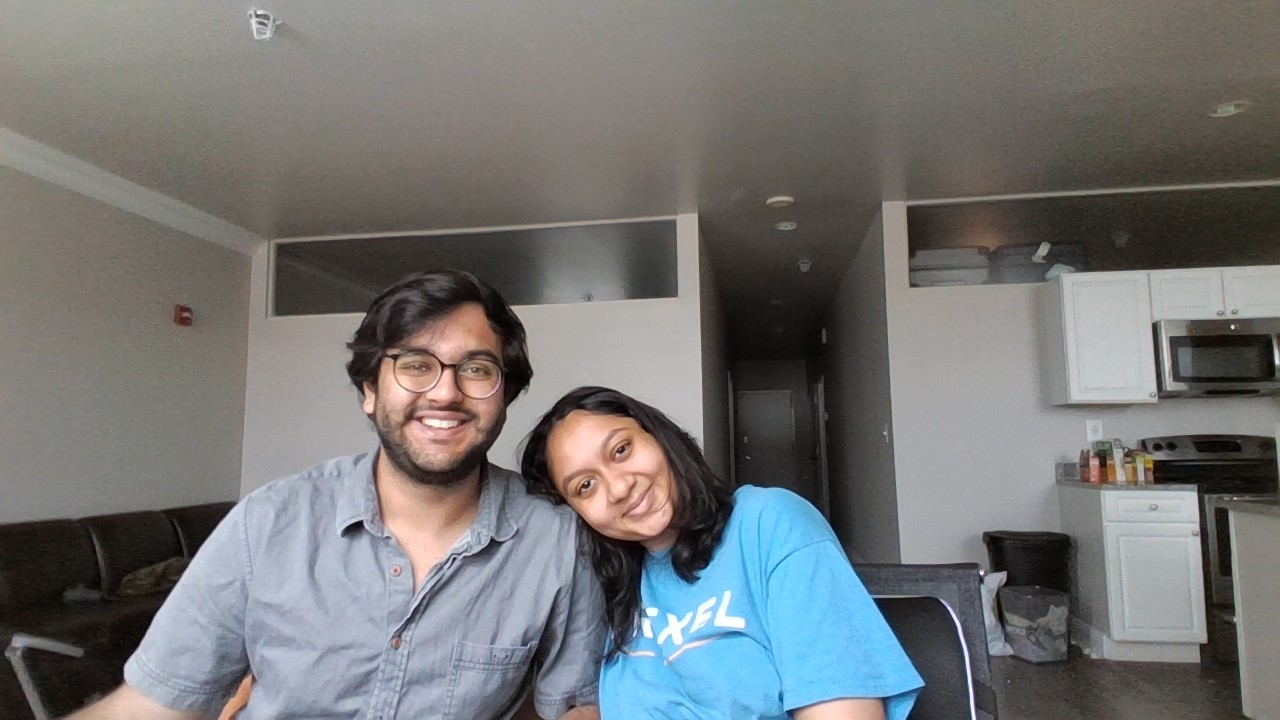
#> input picture assets/test.jpg, 1280 x 720 px
$ python manipulation.py
#> lines starting #> are read from the running program, lines starting #| are printed output that depends on the picture; after the words box and inside, x2 and y2 are one past the last pixel; in counts of white or black regions, pixels touching at a corner belong together
import cv2
import random

img = cv2.imread('assets/test.jpg', -1)
#> img is the input picture: shape (720, 1280, 3); mean B, G, R 116.5, 116.8, 116.2
#print(img) #numpy array
#print(img.shape)  #height, width and channels(color values, bgr)
'''
accessing image pixels as rows and columns of an array
'''
#print(img[0])
#print(img[257][45:400])
#print(img[257][40])

'''
changing color values for pixels in the first 100 rows of the img
'''
for i in range(100):
    for j in range(img.shape[1]):
        img[i][j] = [random.randrange(255), random.randrange(255), random.randrange(255)]
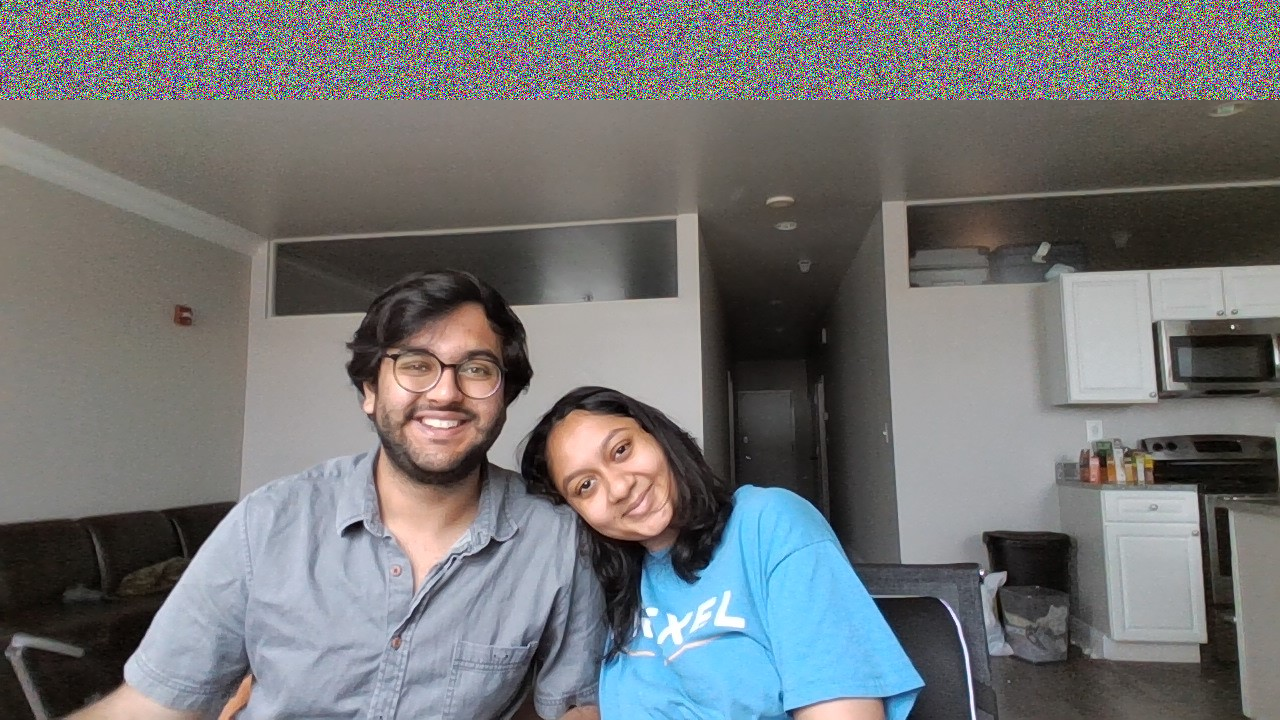
#> img: shape (720, 1280, 3); 13.89% of pixels changed, all inside (x1, y1, x2, y2) = (0, 0, 1280, 100)

cv2.imshow('image', img)
cv2.waitKey(0)
cv2.destroyAllWindows()
cv2.imwrite('assets/random.jpg', img)

'''
copying and pasting a section of the image
'''

tag = img[275:400, 320:450]
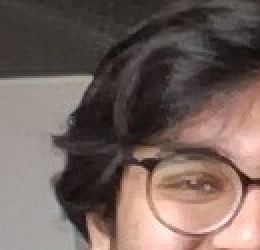
#> tag: shape (125, 130, 3) (shown 2 times larger); mean B, G, R 91.9, 97.9, 114.6
img[375:500, 400:530] = tag
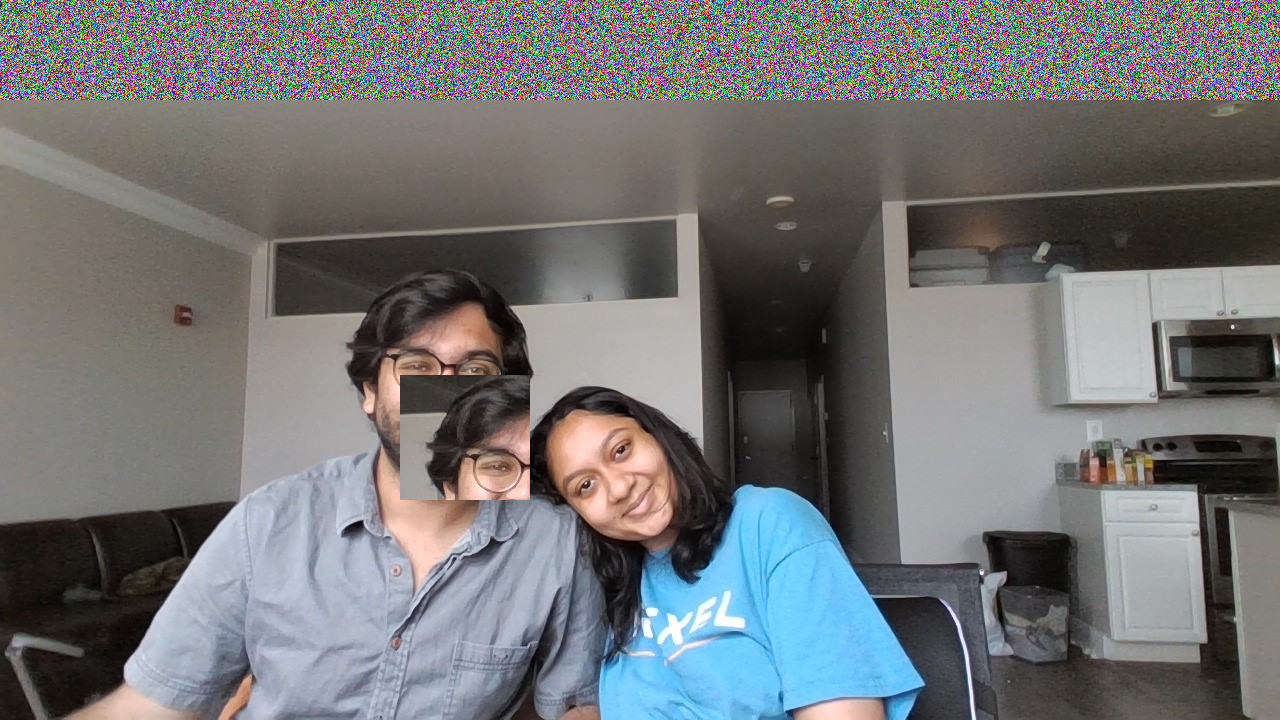
#> img: shape (720, 1280, 3); 1.76% of pixels changed, all inside (x1, y1, x2, y2) = (400, 375, 530, 500)

cv2.imshow('image', img)
cv2.waitKey(0)
cv2.destroyAllWindows()

$ run again, with assets/soccer_practice.jpg copied over assets/test.jpg
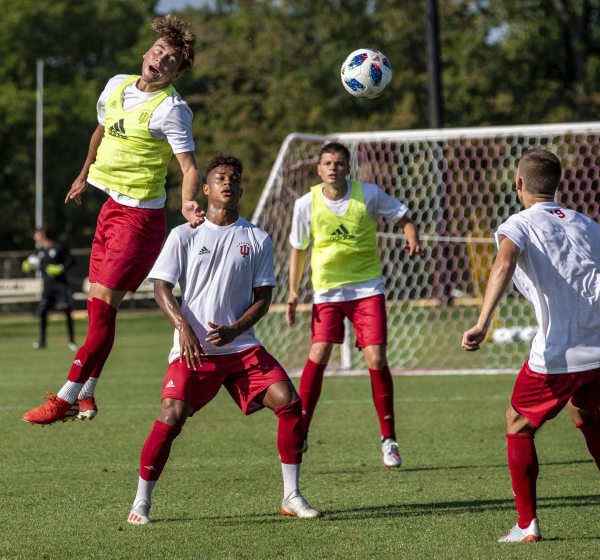
#> input picture assets/soccer_practice.jpg, 1200 x 1119 px (shown at 1/2 size)
#> img is the input picture: shape (1119, 1200, 3); mean B, G, R 70.9, 96, 102.6
#> after the loop `for i in range(100):`:
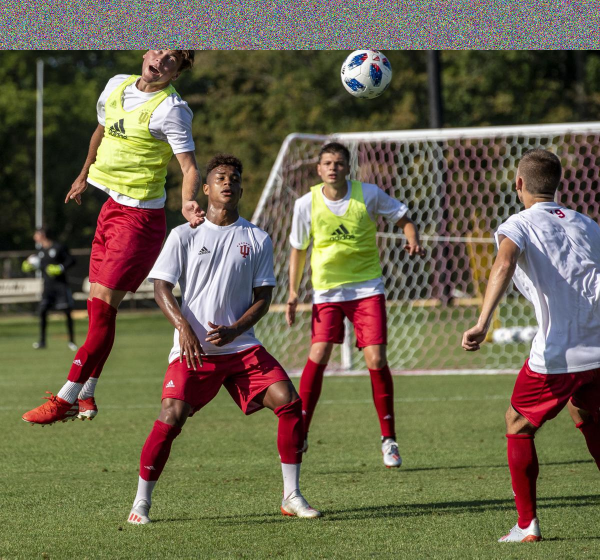
#> img: shape (1119, 1200, 3) (shown at 1/2 size); 8.94% of pixels changed, all inside (x1, y1, x2, y2) = (0, 0, 1200, 100)
#> `img[375:500, 400:530] = tag`:
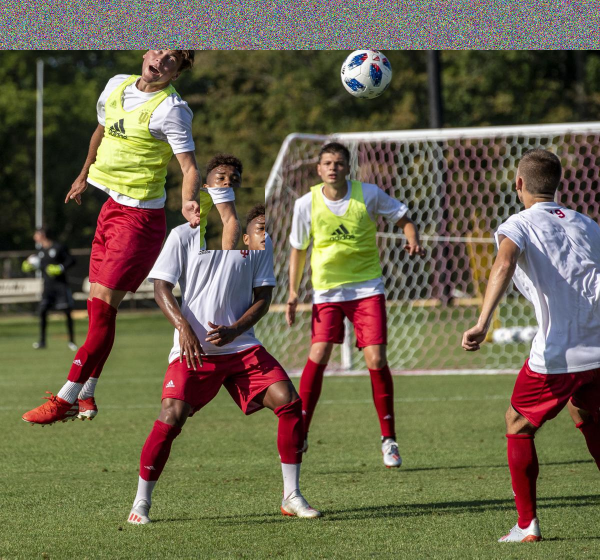
#> img: shape (1119, 1200, 3) (shown at 1/2 size); 1.21% of pixels changed, all inside (x1, y1, x2, y2) = (400, 375, 530, 500)
